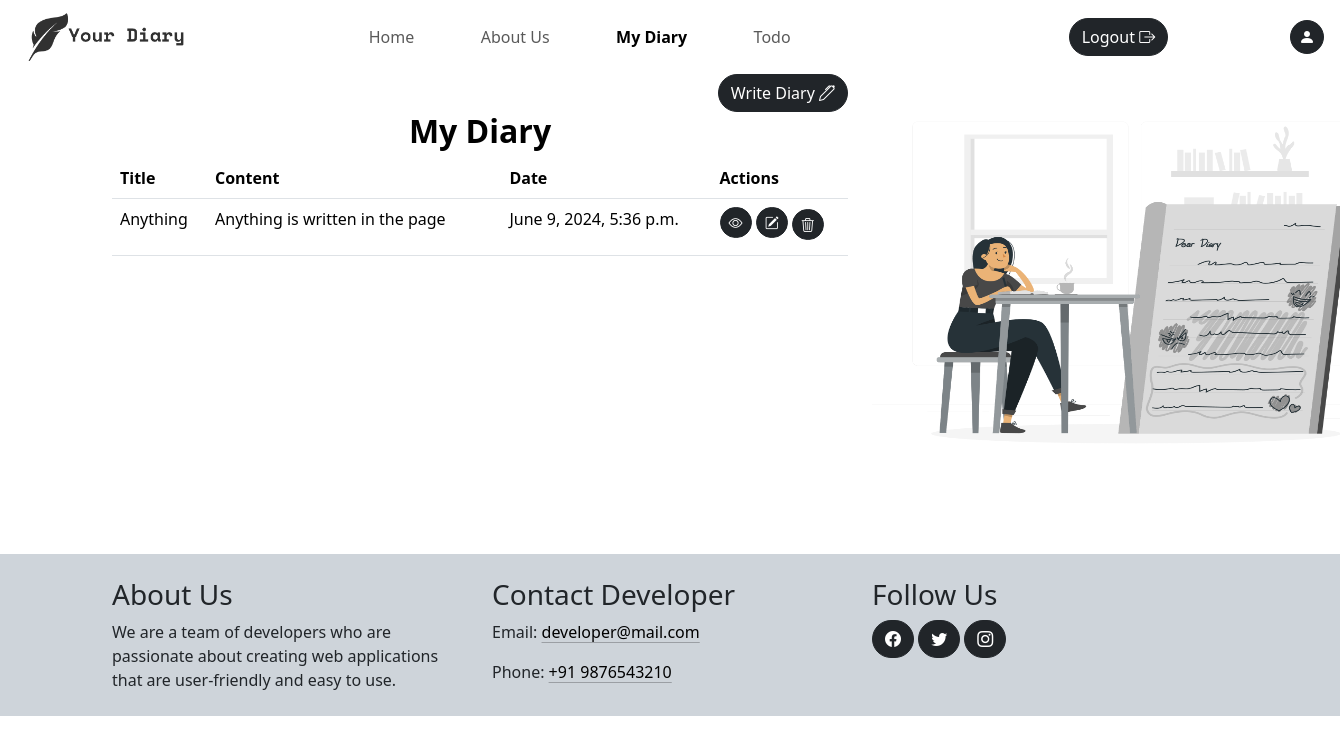
The app's page /my-diary/ (signed in) with its own data.
### diary/models.py (models this page shows, shortened)
class Page(models.Model):
    user = models.ForeignKey(User, on_delete=models.CASCADE)
    title = models.CharField(max_length=100)
    content = models.TextField()
    created_at = models.DateTimeField(auto_now_add=True)
    updated_at = models.DateTimeField(auto_now=True)

### diary/views.py (the view)
# urls.py: path("my-diary/", views.myDairy, name="myDiary"),
@login_required(login_url="login")
def myDairy(request):
	context = {}
	page_form = PageForm()
	context["page_form"] = page_form
	pages = Page.objects.filter(user=request.user).order_by('-created_at')
	context["pages"] = pages
	context['activeDiary']="active"
	return render(request, "myDiary.html", context)

### diary/context_processors.py (called while the page is built)
def site(request):
	site = Site.objects.first()  # replace this with your actual query
	return {'site': site}

### diary/templates/myDiary.html (shortened to what this page needs)
{% extends "base.html" %}
{% load static %}
{% block css %}
	<link rel="stylesheet" href="{% static "css/myDiary.css" %}">
{% endblock css %}
{% block body  %}
	<div class="container">
		<div class="row">
			<div class="col-sm-8 page-part">
				<div class="write-button">
					<a href="{% url "writePage" %}" class="btn btn-dark write-btn">Write Diary <i class="bi bi-pen"></i></a>
				</div>
				<div class="diary-header">
					<h4 class='heading text-center'>My Diary</h4>
				</div>
				<div class="diary-body">
					{% if pages %}
						<table class="table table-hover">
							<thead>
								<tr>
									<th>Title</th>
									<th>Content</th>
									<th>Date</th>
									<th>Actions</th>
								</tr>
							</thead>
							<tbody>
								{% for page in pages %}
									<tr>
										<td>{{page.title}}</td>
										<td class="page-content-col">{{page.content|truncatewords:10|safe}}</td>
										<td>{{page.created_at}}</td>
										<td>
											<a href="{% url "viewPage" page.id %}" class="btn btn-sm btn-dark mb-1"><i class="bi bi-eye"></i></a>
											<a href="{% url "updatePage" page.id %}" class="btn btn-sm btn-dark mb-1"><i class="bi bi-pencil-square"></i></a>
											<a href="" data-id="{{page.id}}" class="btn btn-sm btn-dark delete-btn"><i class="bi bi-trash3"></i></a>
										</td>
									</tr>
								{% endfor %}
							</tbody>
						</table>
					{% else %}
						<p class="text-center">No pages available! Write you first diary</p>
					{% endif %}
				</div>
			</div>
			<div class="col-sm-4">
				<div class="diary-image">
					<img src="{% static "media/Diary.png" %}" alt="" class="diary-img">
				</div>
			</div>
		</div>
	</div>
	{% include "sections/footer.html" %}
{% endblock body  %}

### diary/static/css/style.css (style rules this page uses)
.btn { border-radius: 30px !important; }

### diary/static/css/myDiary.css (style rules this page uses)
.diary-img { height: 27rem; width: 33rem; }
.heading { font-size: 2rem; font-weight: 700; color: #000; }
.write-button { display: flex; justify-content: flex-end; }
.page-content-col { width: 40%; }

### records on screen
Page: title "Anything", content "Anything is written in the page", created_at "June 9, 2024, 5:36 p.m."
